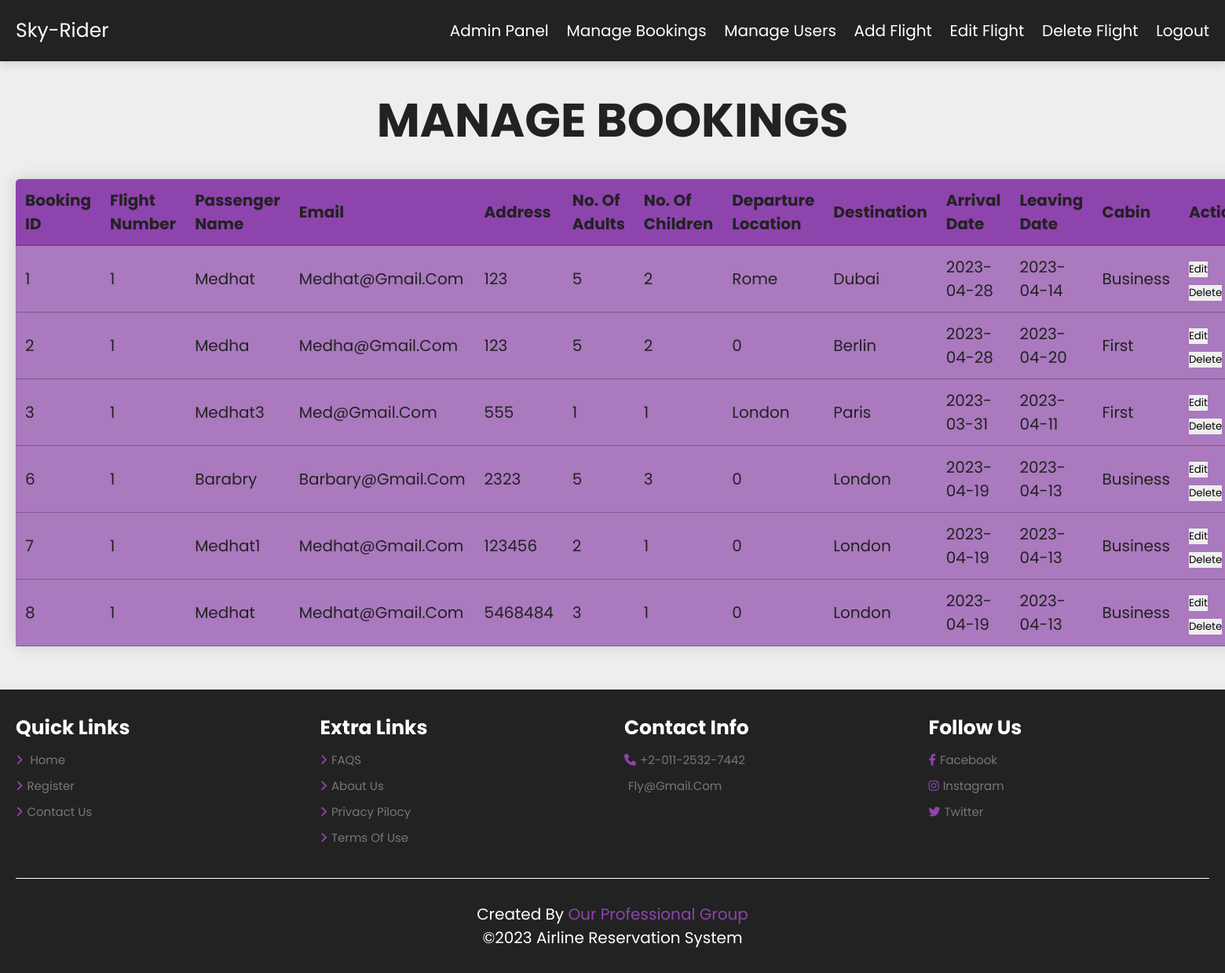
Page /admin/manage-bookings.php on the committed database.
### tables this page shows
CREATE TABLE `book_form` (
  `id` int(255) NOT NULL,
  `name` varchar(255) NOT NULL,
  `email` varchar(255) NOT NULL,
  `flight_number` int(255) NOT NULL,
  `address` varchar(255) NOT NULL,
  `adult` int(255) NOT NULL,
  `children` int(255) NOT NULL,
  `from` varchar(255) NOT NULL,
  `to` varchar(255) NOT NULL,
  `arrivals` date NOT NULL,
  `leaving` date NOT NULL,
  `cabin` varchar(255) NOT NULL
);

### admin/manage-bookings.php (the view, shortened to what this page needs)
<!DOCTYPE html>
<html lang="en">
<head>
<link rel="stylesheet" href="https://cdn.jsdelivr.net/npm/swiper@9/swiper-bundle.min.css"/>
<link rel="stylesheet" href="https://cdnjs.cloudflare.com/ajax/libs/font-awesome/6.4.0/css/all.min.css">
<link rel="stylesheet" href="../css/admin-css.css">
</head>
<body>
<section class="header">
    <a href="#" class="logo">Sky-Rider</a>
    <nav class="navbar">
            <a href="admin-panel.php">Admin Panel</a>
			<a href="manage-bookings.php">Manage Bookings</a>
			<a href="manage-users.php">Manage Users</a>
			<a href="add-flight.php">Add Flight</a>
			<a href="edit-flight.php">Edit Flight</a>
			<a href="delete-flight.php">Delete Flight</a>
			<a href="../home.php">Logout</a>
	</nav>
</section>
<section class="manage-bookings">
	<h1 class="heading-title">manage bookings</h1>
	<div class="container">
		<table class="table">
			<thead>
			<tr>
					<th>Booking ID</th>
					<th>Flight Number</th>
					<th>Passenger Name</th>
					<th>Email</th>
					<th>Address</th>
					<th>No. of Adults</th>
					<th>No. of Children</th>
					<th>Departure Location</th>
					<th>Destination</th>
					<th>Arrival Date</th>
					<th>Leaving Date</th>
					<th>Cabin</th>
					<th>Action</th>
				</tr>
			</thead>
			<tbody>
				<?php
					$servername = "localhost";
					$username = "root";
					$password = "";
					$dbname = "airline";
					$conn = mysqli_connect($servername, $username, $password, $dbname);
					$sql = "SELECT * FROM book_form";
					$result = mysqli_query($conn, $sql);
					while($row = mysqli_fetch_assoc($result)) {
						echo "<tr>";
						echo "<td>" . $row["id"] . "</td>";
						echo "<td>" . $row["flight_number"] . "</td>";
						echo "<td>" . $row["name"] . "</td>";
						echo "<td>" . $row["email"] . "</td>";
						echo "<td>" . $row["address"] . "</td>";
						echo "<td>" . $row["adult"] . "</td>";
						echo "<td>" . $row["children"] . "</td>";
						echo "<td>" . $row["from"] . "</td>";
						echo "<td>" . $row["to"] . "</td>";
						echo "<td>" . $row["arrivals"] . "</td>";
						echo "<td>" . $row["leaving"] . "</td>";
						echo "<td>" . $row["cabin"] . "</td>";
						echo '<td><button onclick="editBooking(' . $row["id"] . ')">Edit</button> ';
						echo '<button onclick="deleteBooking(' . $row["id"] . ')">Delete</button></td>';
						echo "</tr>";
					}
				?>
			</tbody>
		</table>
</section>
 <section class="footer">
	    <div class="box-container">
	        <div class="box">
	            <h3>Quick Links</h3>
	            <a href="admin-panel.php"> <i class="fas fa-angle-right"></i> home</a>
	            <a href="register.php"> <i class="fas fa-angle-right"></i>Register</a>
	            <a href="contact-us.php"> <i class="fas fa-angle-right"></i>contact Us</a>
	        </div>
	        <div class="box">
	            <h3>Extra Links</h3>
	            <a href="#"> <i class="fas fa-angle-right"></i>FAQS</a>
	            <a href="about-us"> <i class="fas fa-angle-right"></i>about us</a>
	            <a href="#"> <i class="fas fa-angle-right"></i>privacy pilocy</a>
	            <a href="#"> <i class="fas fa-angle-right"></i>terms of use</a>
	        </div>
	        <div class="box">
	            <h3>Contact Info</h3>
	            <a href="#"> <i class="fas fa-phone"></i>+2-011-2532-7442</a>
	            <a href="#"> <i class="fas fa-email"></i>fly@gmail.com</a>
	        </div>
	        <div class="box">
	            <h3>Follow Us</h3>
	            <a href="#"> <i class="fab fa-facebook-f"></i>facebook</a>
	            <a href="#"> <i class="fab fa-instagram"></i>instagram</a>
	            <a href="#"> <i class="fab fa-twitter"></i>twitter</a>
	        </div>
	    </div>
	    <div class="credit"> Created by <span>our professional group</span>  <br>
		  &copy;2023 Airline Reservation System
		</div>
	</section>
</body>
</html>

### css/admin-css.css (style rules this page uses)
:root { --main-color:#8e44ad; --black:#222; --white:#222; --light-black: #777; --light-white:#fff9; --dark-bg:rgba(0,0,0,.7); --light-bg: #eee; --border:.1rem solid var(--black); --box-shadow:0 .5rem 1rem rgba(0,0,0,.1); --text-shadow:0 1.5rem 3rem rgba(0,0,0,.3); --text-shadow-2:0 1.5rem 3rem rgba(0, 0, 0, 0.584); }
* { font-family: 'Poppins', sans-serif; margin: 0; padding: 0; box-sizing: border-box; outline: none; border:none; text-decoration: none; text-transform: capitalize; }
html { font-size:62.5%; overflow-x: hidden; }
section { padding:5rem 10%; }
.header { position: sticky; top:0; left:0; right:0; z-index:1000; background-color: var(--white); display: flex; padding-top: 2rem; padding-bottom: 2rem; box-shadow: var(--box-shadow); align-items: center; justify-content: space-between; }
.heading-title { text-align: center; margin-bottom: 3rem; font-size: 6rem; text-transform: uppercase; color:var(--black); }
.header .logo { font-size: 2.5rem; color:white; }
.header .navbar a { font-size: 2rem; margin-left: 2rem; color:white; }
.manage-bookings { color: var(--black); background-color: var(--light-bg); }
.table { border-collapse: collapse; width: 100%; margin: 25px 0; font-size: 2em; min-width: 400px; border-radius: 5px 5px 0 0; overflow: hidden; box-shadow: 0 0 20px rgba(0, 0, 0, 0.15); }
.table th, .table td { padding: 12px; text-align: left; border-bottom: 1px solid #1e1b1b51; }
.table th { background-color:var(--main-color); color: var(--black); }
.table td { padding: 12px; text-align: left; border-bottom: 1px solid #1e1b1b51; background-color: #aa79be; }
.footer { background: var(--white); background-size: cover; background-position: center; }
.footer .box-container { display: grid; grid-template-columns: repeat(auto-fit, minmax(25rem, 1fr)); gap: 3rem; }
.footer .box-container .box h3 { color:white; font-size:2.5rem ; padding-bottom: 1rem; display: block; }
.footer .box-container .box a { color:var(--light-black); font-size:1.5rem ; padding-bottom: 1rem; display: block; }
.footer .box-container .box a i { color:var(--main-color); padding-right: .5rem; transition: .2s linear; }
.footer .credit { text-align: center; padding-top: 3rem; margin-top: 3rem; border-top: .1rem solid white; font-size: 2rem; color: white; }
.footer .credit span { color:var(--main-color); }
section { padding: 3rem 2rem; }

### rows in the picture
book_form: id "1", flight_number "1", name "Medhat", email "Medhat@gmail.com", address "123", adult "5", children "2", from "Rome", to "Dubai", arrivals "2023-04-28", leaving "2023-04-14", cabin "Business"
book_form: id "2", flight_number "1", name "Medha", email "Medha@gmail.com", address "123", adult "5", children "2", from "0", to "Berlin", arrivals "2023-04-28", leaving "2023-04-20", cabin "First"
book_form: id "3", flight_number "1", name "Medhat3", email "Med@gmail.com", address "555", adult "1", children "1", from "London", to "Paris", arrivals "2023-03-31", leaving "2023-04-11", cabin "First"
book_form: id "6", flight_number "1", name "Barabry", email "Barbary@gmail.com", address "2323", adult "5", children "3", from "0", to "London", arrivals "2023-04-19", leaving "2023-04-13", cabin "Business"
book_form: id "7", flight_number "1", name "Medhat1", email "Medhat@gmail.com", address "123456", adult "2", children "1", from "0", to "London", arrivals "2023-04-19", leaving "2023-04-13", cabin "Business"
book_form: id "8", flight_number "1", name "Medhat", email "Medhat@gmail.com", address "5468484", adult "3", children "1", from "0", to "London", arrivals "2023-04-19", leaving "2023-04-13", cabin "Business"
